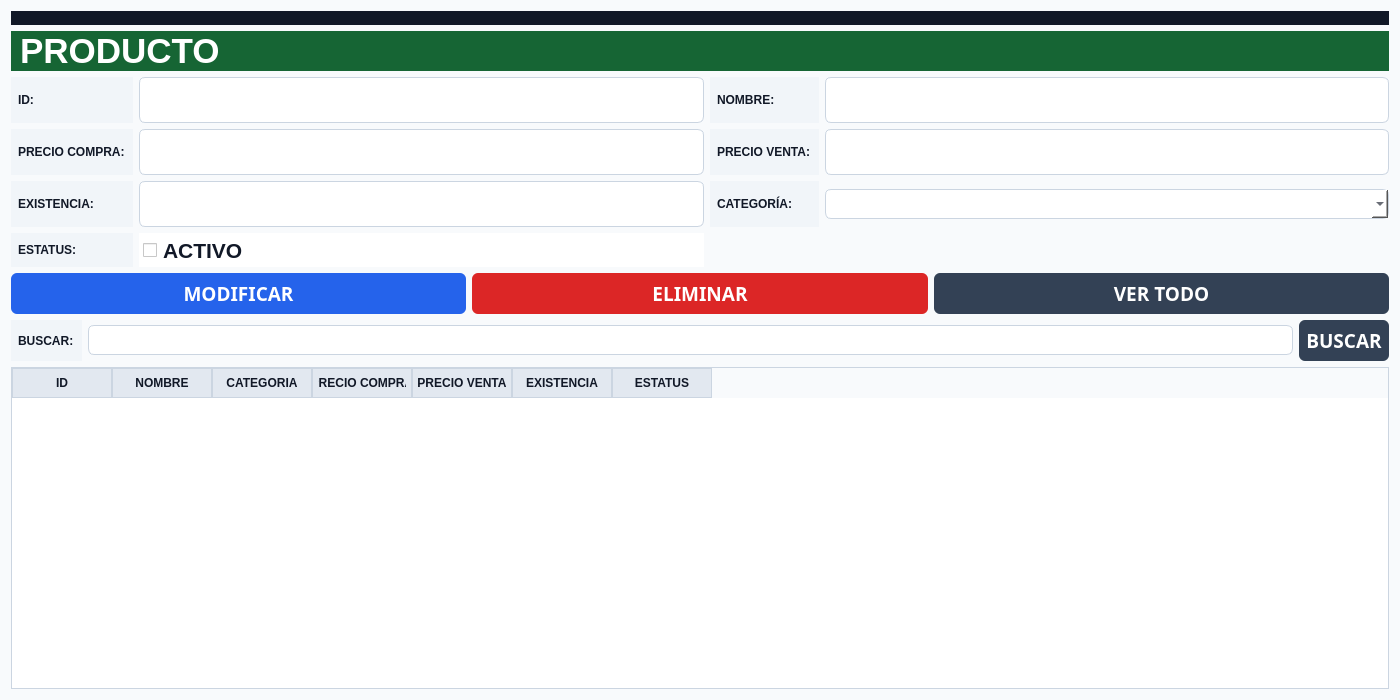
<?xml version="1.0" encoding="UTF-8"?>
<ui version="4.0">
 <class>frm_producto</class>
 <widget class="QFrame" name="frm_producto">
  <property name="geometry">
   <rect>
    <x>0</x>
    <y>0</y>
    <width>1400</width>
    <height>700</height>
   </rect>
  </property>
  <property name="windowTitle">
   <string>Producto</string>
  </property>
  <property name="styleSheet">
   <string notr="true">background-color: #F8FAFC;</string>
  </property>
  <layout class="QVBoxLayout" name="verticalLayout">
   <item>
    <layout class="QGridLayout" name="gridLayout_2">
     <item row="1" column="0">
      <widget class="QLabel" name="label">
       <property name="font">
        <font>
         <family>MS Shell Dlg 2</family>
         <pointsize>26</pointsize>
         <weight>75</weight>
         <bold>true</bold>
        </font>
       </property>
       <property name="layoutDirection">
        <enum>Qt::RightToLeft</enum>
       </property>
       <property name="styleSheet">
        <string notr="true">background-color: #166534;
color: #FFFFFF;
font-weight: bold;
padding-left: 10px;</string>
       </property>
       <property name="text">
        <string>PRODUCTO</string>
       </property>
      </widget>
     </item>
     <item row="0" column="0">
      <widget class="QLabel" name="label_12">
       <property name="styleSheet">
        <string notr="true">background-color: #111827;
color: #F8FAFC;
font-weight: bold;
padding-left: 6px;</string>
       </property>
       <property name="text">
        <string></string>
       </property>
      </widget>
     </item>
    </layout>
   </item>
   <item>
    <layout class="QGridLayout" name="gridLayout">
     <item row="0" column="0">
      <widget class="QLabel" name="label_2">
       <property name="font">
        <font>
         <weight>75</weight>
         <bold>true</bold>
        </font>
       </property>
       <property name="styleSheet">
        <string notr="true">background-color: #F1F5F9;
color: #111827;
font-weight: bold;
padding: 4px;</string>
       </property>
       <property name="text">
        <string>ID:</string>
       </property>
      </widget>
     </item>
     <item row="0" column="1">
      <widget class="QLineEdit" name="txt_id_prod">
       <property name="font">
        <font>
         <family>Perpetua</family>
         <pointsize>16</pointsize>
         <weight>50</weight>
         <bold>false</bold>
        </font>
       </property>
       <property name="styleSheet">
        <string notr="true">background-color: #FFFFFF;
color: #111827;
border: 1px solid #CBD5E1;
border-radius: 6px;
padding: 6px;</string>
       </property>
      </widget>
     </item>
     <item row="0" column="2">
      <widget class="QLabel" name="label_3">
       <property name="font">
        <font>
         <weight>75</weight>
         <bold>true</bold>
        </font>
       </property>
       <property name="styleSheet">
        <string notr="true">background-color: #F1F5F9;
color: #111827;
font-weight: bold;
padding: 4px;</string>
       </property>
       <property name="text">
        <string>NOMBRE:</string>
       </property>
      </widget>
     </item>
     <item row="0" column="3">
      <widget class="QLineEdit" name="txt_nombre_prod">
       <property name="font">
        <font>
         <family>Perpetua</family>
         <pointsize>16</pointsize>
         <weight>75</weight>
         <bold>true</bold>
        </font>
       </property>
       <property name="styleSheet">
        <string notr="true">background-color: #FFFFFF;
color: #111827;
border: 1px solid #CBD5E1;
border-radius: 6px;
padding: 6px;</string>
       </property>
      </widget>
     </item>
     <item row="1" column="0">
      <widget class="QLabel" name="label_5">
       <property name="font">
        <font>
         <weight>75</weight>
         <bold>true</bold>
        </font>
       </property>
       <property name="styleSheet">
        <string notr="true">background-color: #F1F5F9;
color: #111827;
font-weight: bold;
padding: 4px;</string>
       </property>
       <property name="text">
        <string>PRECIO COMPRA:</string>
       </property>
      </widget>
     </item>
     <item row="1" column="1">
      <widget class="QLineEdit" name="txt_precio_compra_prod">
       <property name="font">
        <font>
         <family>Perpetua</family>
         <pointsize>16</pointsize>
        </font>
       </property>
       <property name="styleSheet">
        <string notr="true">background-color: #FFFFFF;
color: #111827;
border: 1px solid #CBD5E1;
border-radius: 6px;
padding: 6px;</string>
       </property>
      </widget>
     </item>
     <item row="1" column="2">
      <widget class="QLabel" name="label_6">
       <property name="font">
        <font>
         <weight>75</weight>
         <bold>true</bold>
        </font>
       </property>
       <property name="styleSheet">
        <string notr="true">background-color: #F1F5F9;
color: #111827;
font-weight: bold;
padding: 4px;</string>
       </property>
       <property name="text">
        <string>PRECIO VENTA:</string>
       </property>
      </widget>
     </item>
     <item row="1" column="3">
      <widget class="QLineEdit" name="txt_precio_venta_prod">
       <property name="font">
        <font>
         <family>Perpetua</family>
         <pointsize>16</pointsize>
        </font>
       </property>
       <property name="styleSheet">
        <string notr="true">background-color: #FFFFFF;
color: #111827;
border: 1px solid #CBD5E1;
border-radius: 6px;
padding: 6px;</string>
       </property>
      </widget>
     </item>
     <item row="2" column="0">
      <widget class="QLabel" name="label_7">
       <property name="font">
        <font>
         <weight>75</weight>
         <bold>true</bold>
        </font>
       </property>
       <property name="styleSheet">
        <string notr="true">background-color: #F1F5F9;
color: #111827;
font-weight: bold;
padding: 4px;</string>
       </property>
       <property name="text">
        <string>EXISTENCIA:</string>
       </property>
      </widget>
     </item>
     <item row="2" column="1">
      <widget class="QLineEdit" name="txt_existencia_prod">
       <property name="font">
        <font>
         <family>Perpetua</family>
         <pointsize>16</pointsize>
        </font>
       </property>
       <property name="styleSheet">
        <string notr="true">background-color: #FFFFFF;
color: #111827;
border: 1px solid #CBD5E1;
border-radius: 6px;
padding: 6px;</string>
       </property>
      </widget>
     </item>
     <item row="2" column="2">
      <widget class="QLabel" name="label_8">
       <property name="font">
        <font>
         <weight>75</weight>
         <bold>true</bold>
        </font>
       </property>
       <property name="styleSheet">
        <string notr="true">background-color: #F1F5F9;
color: #111827;
font-weight: bold;
padding: 4px;</string>
       </property>
       <property name="text">
        <string>CATEGORÍA:</string>
       </property>
      </widget>
     </item>
     <item row="3" column="0">
      <widget class="QLabel" name="label_9">
       <property name="font">
        <font>
         <weight>75</weight>
         <bold>true</bold>
        </font>
       </property>
       <property name="styleSheet">
        <string notr="true">background-color: #F1F5F9;
color: #111827;
font-weight: bold;
padding: 4px;</string>
       </property>
       <property name="text">
        <string>ESTATUS:</string>
       </property>
      </widget>
     </item>
     <item row="2" column="3">
      <widget class="QComboBox" name="cmb_categoria_prod">
       <property name="styleSheet">
        <string notr="true">background-color: #FFFFFF;
color: #111827;
border: 1px solid #CBD5E1;
border-radius: 6px;
padding: 6px;</string>
       </property>
      </widget>
     </item>
     <item row="3" column="1">
      <widget class="QCheckBox" name="chb_estatus_prod">
       <property name="font">
        <font>
         <family>Yu Gothic UI</family>
         <pointsize>16</pointsize>
         <weight>75</weight>
         <bold>true</bold>
        </font>
       </property>
       <property name="styleSheet">
        <string notr="true">background-color: #FFFFFF;
color: #111827;
font-weight: bold;
padding: 4px;</string>
       </property>
       <property name="text">
        <string>ACTIVO</string>
       </property>
      </widget>
     </item>
    </layout>
   </item>
   <item>
    <layout class="QGridLayout" name="gridLayout_4">
     <item row="0" column="0">
      <widget class="QPushButton" name="btn_modificar_prod">
       <property name="font">
        <font>
         <family>Nirmala Text</family>
         <pointsize>14</pointsize>
         <weight>75</weight>
         <bold>true</bold>
        </font>
       </property>
       <property name="styleSheet">
        <string notr="true">background-color: #2563EB;
color: #FFFFFF;
border: none;
border-radius: 6px;
padding: 7px;
font-weight: bold;</string>
       </property>
       <property name="text">
        <string>MODIFICAR</string>
       </property>
      </widget>
     </item>
     <item row="0" column="1">
      <widget class="QPushButton" name="btn_eliminar_prod">
       <property name="font">
        <font>
         <family>Nirmala Text</family>
         <pointsize>14</pointsize>
         <weight>75</weight>
         <bold>true</bold>
        </font>
       </property>
       <property name="styleSheet">
        <string notr="true">background-color: #DC2626;
color: #FFFFFF;
border: none;
border-radius: 6px;
padding: 7px;
font-weight: bold;</string>
       </property>
       <property name="text">
        <string>ELIMINAR</string>
       </property>
      </widget>
     </item>
     <item row="0" column="2">
      <widget class="QPushButton" name="btn_ver_prod">
       <property name="font">
        <font>
         <family>Nirmala Text</family>
         <pointsize>14</pointsize>
         <weight>75</weight>
         <bold>true</bold>
        </font>
       </property>
       <property name="styleSheet">
        <string notr="true">background-color: #334155;
color: #FFFFFF;
border: none;
border-radius: 6px;
padding: 7px;
font-weight: bold;</string>
       </property>
       <property name="text">
        <string>VER TODO</string>
       </property>
      </widget>
     </item>
    </layout>
   </item>
   <item>
    <layout class="QGridLayout" name="gridLayout_5">
     <item row="0" column="0">
      <widget class="QLabel" name="label_4">
       <property name="font">
        <font>
         <weight>75</weight>
         <bold>true</bold>
        </font>
       </property>
       <property name="styleSheet">
        <string notr="true">background-color: #F1F5F9;
color: #111827;
font-weight: bold;
padding: 4px;</string>
       </property>
       <property name="text">
        <string>BUSCAR:</string>
       </property>
      </widget>
     </item>
     <item row="0" column="1">
      <widget class="QLineEdit" name="txt_buscar_prod">
       <property name="styleSheet">
        <string notr="true">background-color: #FFFFFF;
color: #111827;
border: 1px solid #CBD5E1;
border-radius: 6px;
padding: 6px;</string>
       </property>
      </widget>
     </item>
     <item row="0" column="2">
      <widget class="QPushButton" name="btn_buscar_prod">
       <property name="font">
        <font>
         <family>Nirmala Text</family>
         <pointsize>14</pointsize>
         <weight>75</weight>
         <bold>true</bold>
        </font>
       </property>
       <property name="styleSheet">
        <string notr="true">background-color: #334155;
color: #FFFFFF;
border: none;
border-radius: 6px;
padding: 7px;
font-weight: bold;</string>
       </property>
       <property name="text">
        <string>BUSCAR</string>
       </property>
      </widget>
     </item>
    </layout>
   </item>
   <item>
    <layout class="QGridLayout" name="gridLayout_3">
     <item row="0" column="0">
      <widget class="QTableWidget" name="tbl_prod">
       <property name="minimumSize">
        <size>
         <width>0</width>
         <height>220</height>
        </size>
       </property>
       <property name="styleSheet">
        <string notr="true">QTableWidget {
    background-color: #FFFFFF;
    color: #111827;
    gridline-color: #CBD5E1;
    border: 1px solid #CBD5E1;
    selection-background-color: #DCFCE7;
    selection-color: #111827;
}
QHeaderView::section {
    background-color: #E2E8F0;
    color: #111827;
    font-weight: bold;
    padding: 5px;
    border: 1px solid #CBD5E1;
}</string>
       </property>
       <property name="alternatingRowColors">
        <bool>true</bool>
       </property>
       <property name="selectionMode">
        <enum>QAbstractItemView::SingleSelection</enum>
       </property>
       <property name="selectionBehavior">
        <enum>QAbstractItemView::SelectRows</enum>
       </property>
       <column>
        <property name="text">
         <string>ID</string>
        </property>
       </column>
       <column>
        <property name="text">
         <string>NOMBRE</string>
        </property>
       </column>
       <column>
        <property name="text">
         <string>CATEGORIA</string>
        </property>
       </column>
       <column>
        <property name="text">
         <string>PRECIO COMPRA</string>
        </property>
       </column>
       <column>
        <property name="text">
         <string>PRECIO VENTA</string>
        </property>
       </column>
       <column>
        <property name="text">
         <string>EXISTENCIA</string>
        </property>
       </column>
       <column>
        <property name="text">
         <string>ESTATUS</string>
        </property>
       </column>
      </widget>
     </item>
    </layout>
   </item>
  </layout>
 </widget>
 <resources/>
 <connections/>
</ui>
